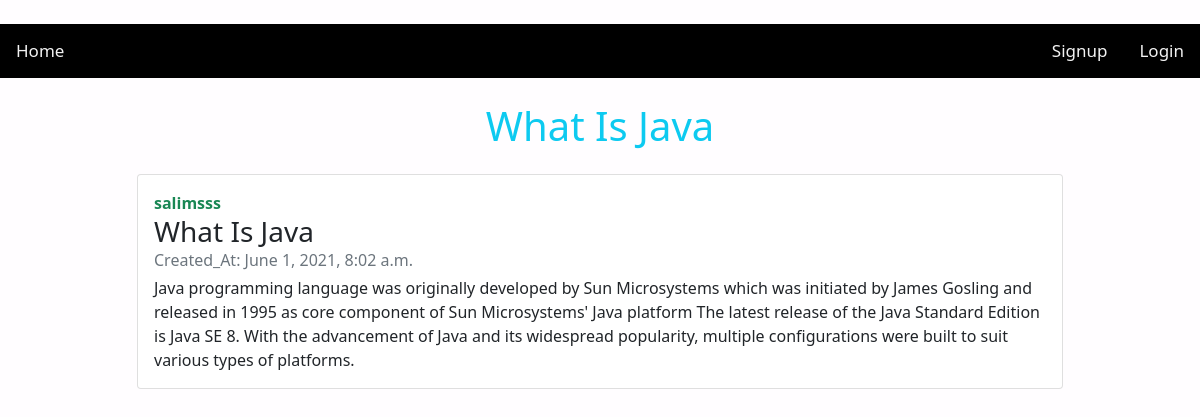
The page /blog_detail/7 on the database its author committed.
### app/models.py (models this page shows, shortened)
class Blog(models.Model):
    user = models.ForeignKey(User,on_delete=models.CASCADE)
    title = models.CharField(max_length=300)
    description = models.TextField(max_length=5000)
    creat_at = models.DateTimeField(auto_now_add=True)
    updated_at = models.DateTimeField(auto_now=True)

### app/views.py (the view)
# urls.py: path('blog_detail/<str:id>',blog_detail,name='blog_detail'),
def blog_detail(request,id):
    blog = Blog.objects.get(id=id)
    context = {'blog':blog}
    return render(request,'blog_detail.html',context)

### app/templates/blog_detail.html (shortened to what this page needs)
<!doctype html>
<html lang="en">
  <head>
    <link href="https://cdn.jsdelivr.net/npm/bootstrap@5.0.1/dist/css/bootstrap.min.css" rel="stylesheet">
    <link rel="stylesheet" href="https://cdnjs.cloudflare.com/ajax/libs/font-awesome/4.7.0/css/font-awesome.min.css">
  </head>
      </head>
      <div class="topnav my-4">
        <a class="" href="/">Home</a>
        {% if user.is_authenticated %}
        <a href="/profile" class="text-ligth" style="float: right;">Hello {{user.first_name}}</a>
        <a href="/logout" style="float:right">Logout</a>
        <a href="/blog_post">AddPost</a>
        <a href="/product">Product</a>
        <a href="/add_product">Add Product</a>
        {% if user.id == blog.user_id %}
        <a href="/delete/{{blog.id}}" class=" btn btn-danger" style="float:right">Delete</a>
        <a href="/edit/{{blog.id}}" style="float:right" class=" btn btn-warning mx-3">Edit</a>
        {% endif %}
        {% else %}
        <a href="/login" style="float:right">Login</a>
        <a href="/signup" style="float:right">Signup</a>
        {% endif %}
      </div>
    <body>
<h1 class="text-center text-info">{{blog.title}}</h1>
<div class="container">
<div class="row my-4 ">
    <div class="col-sm-10 mx-auto">
      <div class="card mb-3">
        <div class="card-body">
          <strong class="d-inline-block text-success">{{blog.user}}</strong>
          <h3 class="mb-0">{{blog.title}}</h3>
          <div class="mb-1 text-muted"> Created_At: {{blog.creat_at}}</div>
          <p class="mb-auto">{{blog.description}}</p>
        </div>
      </div>
    </div>
</div>
</div>
  </body>
</html>

### app/templates/blog_detail.html (style rules this page uses)
body { background:rgb(255, 253, 255); }
.topnav { overflow: hidden; background-color: rgb(0, 0, 0); }
.topnav a { float: left; color: #f2f2f2; text-align: center; padding: 14px 16px; text-decoration: none; font-size: 17px; }

### rows shown on the page
Blog: title "What Is Java", user "salimsss", creat_at "June 1, 2021, 8:02 a.m.", description "Java programming language was originally developed by Sun Microsystems which was initiated by James Gosling and released in 1995 as core component of Sun Microsystems' Java platform The latest release of the Java Standard Edition is Java SE 8. With the advancement of Java and its widespread popularity, multiple configurations were built to suit various types of platforms."
